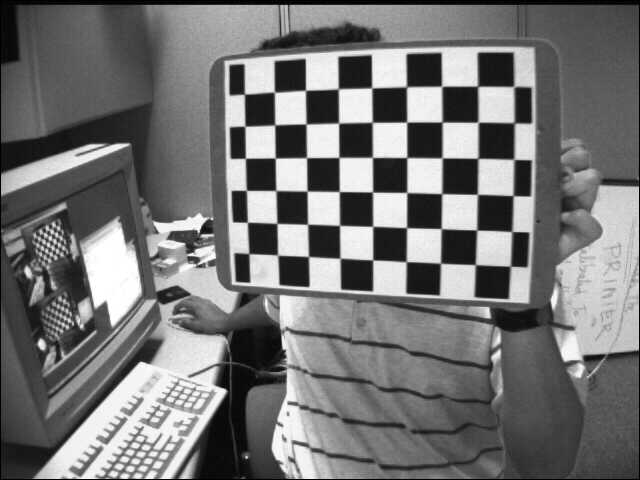
//> input picture Stereo-Vision-Based-Road-Surface-Height-Estimation/stereo_cali_param/stereo_cali_param/stereo_calib/left01.jpg, 640 x 480 px, given in place of v2_left00.png, which was not available
$ ./stereo_calib   (built with g++ and OpenCV 4)
//> lines starting //> are read from the running program, lines starting //| are printed output that depends on the picture; pictures that were not available may be replaced by others from this repository, and a replacement may not be noted
/* This is sample from the OpenCV book. The copyright notice is below */

/* *************** License:**************************
   Oct. 3, 2008
   Right to use this code in any way you want without warranty, support or any guarantee of it working.

   BOOK: It would be nice if you cited it:
   Learning OpenCV: Computer Vision with the OpenCV Library
     by Gary Bradski and Adrian Kaehler
     Published by O'Reilly Media, October 3, 2008

   AVAILABLE AT:
     http://www.amazon.com/Learning-OpenCV-Computer-Vision-Library/dp/0596516134
     Or: http://oreilly.com/catalog/9780596516130/
     ISBN-10: 0596516134 or: ISBN-13: 978-0596516130

   OPENCV WEBSITES:
     Homepage:      http://opencv.org
     Online docs:   http://docs.opencv.org
     Q&A forum:     http://answers.opencv.org
     Issue tracker: http://code.opencv.org
     GitHub:        https://github.com/opencv/opencv/
   ************************************************** */

#include "opencv2/calib3d.hpp"
#include "opencv2/imgcodecs.hpp"
#include "opencv2/highgui.hpp"
#include "opencv2/imgproc.hpp"

#include <vector>
#include <string>
#include <algorithm>
#include <iostream>
#include <iterator>
#include <stdio.h>
#include <stdlib.h>
#include <ctype.h>
#include <fstream>
#include <time.h>


using namespace cv;
using namespace std;

// [14 lines left out: function print_help, not called in this run]


static void StereoCalib(const vector<string>& imagelist, Size boardSize, float squareSize, Mat& rmap_c00, Mat& rmap_c01, Mat& rmap_c10, Mat& rmap_c11, Mat& Q_c,
	                    bool displayCorners = false, bool useCalibrated = true, bool showRectified = true)
{
//> called with boardSize = Size(9, 6), squareSize = 100, displayCorners = false, useCalibrated = true, showRectified = true
    if( imagelist.size() % 2 != 0 )
    {
        cout << "Error: the image list contains odd (non-even) number of elements\n";
		return;
    }

    const int maxScale = 2;

    // ARRAY AND VECTOR STORAGE:
    vector<vector<Point2f> > imagePoints[2];
    vector<vector<Point3f> > objectPoints;
    Size imageSize;

    int i, j, k, nimages = (int)imagelist.size()/2;
	//int shot = 0;

    imagePoints[0].resize(nimages);
    imagePoints[1].resize(nimages);
    vector<string> goodImageList;

    for( i = j = 0; i < nimages; i++ )
    {
        for( k = 0; k < 2; k++ )
        {
            const string& filename = imagelist[i*2+k];
            Mat img = imread("C:/Users/CSK/source/repos/stereo_cali_param/stereo_cali_param/stereo_calib2/1M~3M/" + filename,IMREAD_GRAYSCALE);
//> img is the input picture: 480 rows x 640 cols, CV_8UC1; min 0, max 255, mean 116.6
			//cout << "channels" << img.channels() << endl;
            if(img.empty())
                break;
            if( imageSize == Size() )
                imageSize = img.size();
//> imageSize = Size(640, 480)
            else if( img.size() != imageSize )
            {
                cout << "The image " << filename << " has the size different from the first image size. Skipping the pair\n";
                break;
            }
            bool found = false;
            vector<Point2f>& corners = imagePoints[k][j];
            for( int scale = 1; scale <= maxScale; scale++ )
            {
                Mat timg;
                if( scale == 1 )
                    timg = img;
                else
                    resize(img, timg, Size(), scale, scale, INTER_LINEAR_EXACT);
                found = findChessboardCorners(timg, boardSize, corners,
                    CALIB_CB_ADAPTIVE_THRESH | CALIB_CB_NORMALIZE_IMAGE);
                if( found )
                {
                    if( scale > 1 )
                    {
                        Mat cornersMat(corners);
                        cornersMat *= 1./scale;
                    }
                    break;
                }
            }
//> this loop made 1 pass
//> found on pass 1: true
            if( displayCorners )
            {
                cout << filename << endl;
                Mat cimg, cimg1;
                cvtColor(img, cimg, COLOR_GRAY2BGR);
                drawChessboardCorners(cimg, boardSize, corners, found);
				cimg1 = cimg.clone();
                //double sf = 640./MAX(img.rows, img.cols);
                //resize(cimg, cimg1, Size(), sf, sf, INTER_LINEAR_EXACT);
				imshow("corners", cimg1);

				/*if (shot == 20) {
					stringstream l_name1;
					l_name1 << "corner_left" << i << ".png";
					imwrite(l_name1.str(), cimg1);

				}


				if (shot == 21) {
					stringstream r_name1;
					r_name1 << "corner_right" << i << ".png";
					imwrite(r_name1.str(), cimg1);

				}

				shot++;*/

                char c = (char)waitKey(1000);
                if( c == 27 || c == 'q' || c == 'Q' ) //Allow ESC to quit
                    exit(-1);
            }
            else
                putchar('.');
            if( !found )
                break;


            cornerSubPix(img, corners, Size(15,15), Size(-1,-1),
                         TermCriteria(TermCriteria::COUNT+TermCriteria::EPS,
                                      10000, 1e-5));
//> corners = 54 Points (x, y), first 12: [235.5, 94.69], [274.4, 92.17], [305.5, 90.26], [338.3, 88.81], [371.7, 87.87], [406.5, 86.68], [441.7, 86.23], [477.6, 86.21], [513.8, 86.46], [242, 125.9], [274.7, 124.9], [306.1, 123.9]
        }
        if( k == 2 )
        {
            goodImageList.push_back(imagelist[i*2]);
            goodImageList.push_back(imagelist[i*2+1]);
            j++;
        }
    }
    cout << j << " pairs have been successfully detected.\n";
    nimages = j;
    if( nimages < 2 )
    {
        cout << "Error: too little pairs to run the calibration\n";
		return;
    }

    imagePoints[0].resize(nimages);
    imagePoints[1].resize(nimages);
    objectPoints.resize(nimages);

    for( i = 0; i < nimages; i++ )
    {
        for( j = 0; j < boardSize.height; j++ )
            for( k = 0; k < boardSize.width; k++ )
                objectPoints[i].push_back(Point3f(k*squareSize, j*squareSize, 0));
    }

    cout << "Running stereo calibration ...\n";

	//IF WE DONT HAVE INITIAL CAMERA INTRINSIC AND EXTRINSIC GUESS
   /* Mat cameraMatrix[2], distCoeffs[2];
    cameraMatrix[0] = initCameraMatrix2D(objectPoints,imagePoints[0],imageSize,0);
    cameraMatrix[1] = initCameraMatrix2D(objectPoints,imagePoints[1],imageSize,0);*/

	// FACTORY CALIBRATION DATA 1280X720

	////720
	////left cam origin
	float o_left_cam_fx = 698.7140f;
	float o_left_cam_fy = 698.714f;
	float o_left_cam_cx = 627.074f;
	float o_left_cam_cy = 346.143f;
	float o_left_cam_k1 = -0.171376f;
	float o_left_cam_k2 = 0.0255988f;
	float o_left_cam_p1 = 0.f;
	float o_left_cam_p2 = 0.f;
	float o_left_cam_k3 = 0.f;

	//right cam origin
	float o_right_cam_fx = 699.066f;
	float o_right_cam_fy = 699.066f;
	float o_right_cam_cx = 621.208f;
	float o_right_cam_cy = 361.433f;
	float o_right_cam_k1 = -0.171887f;
	float o_right_cam_k2 = 0.0263327f;
	float o_right_cam_p1 = 0.f;
	float o_right_cam_p2 = 0.f;
	float o_right_cam_k3 = 0.f;

	// R & T origin
	float o_Tx = -120.f;
	float o_Ty = 0.f;
	float o_Tz = 0.f;
	float o_Rx = -0.00419028f;
	float o_CV = 0.0183696f;
	float o_Rz = 0.000714531f;

	////2k
	////left cam origin
	//float o_left_cam_fx = 1399.13f;
	//float o_left_cam_fy = 1399.13f;
	//float o_left_cam_cx = 1086.25f;
	//float o_left_cam_cy = 592.27f;
	//float o_left_cam_k1 = -0.169384f;
	//float o_left_cam_k2 = 0.0264289f;
	//float o_left_cam_p1 = 0.f;
	//float o_left_cam_p2 = 0.f;
	//float o_left_cam_k3 = 0.f;

	////right cam origin
	//float o_right_cam_fx = 1399.03f;
	//float o_right_cam_fy = 1399.03f;
	//float o_right_cam_cx = 1068.54f;
	//float o_right_cam_cy = 626.859f;
	//float o_right_cam_k1 = -0.167001f;
	//float o_right_cam_k2 = 0.0248225f;
	//float o_right_cam_p1 = 0.f;
	//float o_right_cam_p2 = 0.f;
	//float o_right_cam_k3 = 0.f;

	//// R & T origin
	//float o_Tx = -119.965f;
	//float o_Ty = 0.f;
	//float o_Tz = 0.f;
	//float o_Rx = 0.000160316f;
	//float o_CV = 0.0163856f;
	//float o_Rz = 0.000553166f;

	//1080
	////left cam origin
	//float o_left_cam_fx = 1399.13f;
	//float o_left_cam_fy = 1399.13f;
	//float o_left_cam_cx = 942.252f;
	//float o_left_cam_cy = 511.27f;
	//float o_left_cam_k1 = -0.169384f;
	//float o_left_cam_k2 = 0.0264289f;
	//float o_left_cam_p1 = 0.f;
	//float o_left_cam_p2 = 0.f;
	//float o_left_cam_k3 = 0.f;

	////right cam origin
	//float o_right_cam_fx = 1399.03f;
	//float o_right_cam_fy = 1399.03f;
	//float o_right_cam_cx = 924.544f;
	//float o_right_cam_cy = 545.859f;
	//float o_right_cam_k1 = -0.167001f;
	//float o_right_cam_k2 = 0.0248225f;
	//float o_right_cam_p1 = 0.f;
	//float o_right_cam_p2 = 0.f;
	//float o_right_cam_k3 = 0.f;

	//// R & T origin
	//float o_Tx = -119.965f;
	//float o_Ty = 0.f;
	//float o_Tz = 0.f;
	//float o_Rx = 0.000160316f;
	//float o_CV = 0.0163856f;
	//float o_Rz = 0.000553166f;


	Mat cameraMatrix[2], distCoeffs[2];
	cameraMatrix[0] = (cv::Mat_<double>(3, 3) << o_left_cam_fx, 0, o_left_cam_cx, 0, o_left_cam_fy, o_left_cam_cy, 0, 0, 1);
	cameraMatrix[1] = (cv::Mat_<double>(3, 3) << o_right_cam_fx, 0, o_right_cam_cx, 0, o_right_cam_fy, o_right_cam_cy, 0, 0, 1);
	distCoeffs[0] = (cv::Mat_<double>(5, 1) << o_left_cam_k1, o_left_cam_k2, o_left_cam_p1, o_left_cam_p2, o_left_cam_k3);
	distCoeffs[1] = (cv::Mat_<double>(5, 1) << o_right_cam_k1, o_right_cam_k2, o_right_cam_p1, o_right_cam_p2, o_right_cam_k3);

	Mat R, T;
	R = (cv::Mat_<double>(3, 1) << o_Rx, o_CV, o_Rz);
	T = (cv::Mat_<double>(3, 1) << o_Tx, o_Ty, o_Tz);

	Rodrigues(R /*in*/, R /*out*/);

	// save initial intrinsic parameters
	FileStorage fs("ini_intrinsics_720.yml", FileStorage::WRITE);
	if (fs.isOpened())
	{
		fs << "M1" << cameraMatrix[0] << "D1" << distCoeffs[0] <<
			"M2" << cameraMatrix[1] << "D2" << distCoeffs[1]<<"T"<<T<<"R"<<R;
		fs.release();
	}
	else
		cout << "Error: can not save the ini intrinsic parameters\n";

    Mat E, F, P;
	vector<vector<Point>> perview;

    double rms = stereoCalibrate(objectPoints, imagePoints[0], imagePoints[1],
                    cameraMatrix[0], distCoeffs[0],
                    cameraMatrix[1], distCoeffs[1],
                    imageSize, R, T, E, F, P,
		            CALIB_USE_INTRINSIC_GUESS + CALIB_USE_EXTRINSIC_GUESS,
                    TermCriteria(TermCriteria::COUNT+TermCriteria::EPS, 10000, 1e-5) );

	//compute the X Y residual of reprojection error of each chessboard view and each chessboard point

	vector<vector<Point2f>> rp_imagePoints[2];
	vector<vector<Point2f>> rs_imagePoints[2];
	rp_imagePoints[0].resize(nimages);
	rp_imagePoints[1].resize(nimages);
	rs_imagePoints[0].resize(nimages);
	rs_imagePoints[1].resize(nimages);
	Mat Rvec, Tvec;
	double er = 0;
	double n_tol = 0;

	for (i = 0; i < nimages; i++)
	{

		for (k = 0; k < 2; k++) {

			int npt = (int)imagePoints[k][i].size();
			for (j = 0; j < npt; j++) {
				solvePnP(objectPoints[i], imagePoints[k][i], cameraMatrix[k], distCoeffs[k], Rvec, Tvec);
				projectPoints(objectPoints[i], Rvec, Tvec, cameraMatrix[k], distCoeffs[k], rp_imagePoints[k][i]);
				rs_imagePoints[k][i].push_back(Point2f(rp_imagePoints[k][i][j].x - imagePoints[k][i][j].x, rp_imagePoints[k][i][j].y - imagePoints[k][i][j].y));

				double erp = (rs_imagePoints[k][i][j].x*rs_imagePoints[k][i][j].x + rs_imagePoints[k][i][j].y*rs_imagePoints[k][i][j].y);
				er += erp;
				n_tol ++;
			}
		}

	}
	er = sqrt( er / n_tol );

	//store reprojection xy residual points data
	ofstream myfile("reprojection xy residual points 720.txt");
	if (myfile.is_open())
	{
		for (i=0; i< nimages; i++)
		{
			for (k=0; k<2; k++)
			{
				myfile << "IMG" << k << i << "\n";
				int npt = (int)imagePoints[k][i].size();
				for (j = 0; j < npt; j++) {
					if (k == 0) {
						myfile << rs_imagePoints[k][i][j].x << " , " << rs_imagePoints[k][i][j].y << " , " << sqrt(rs_imagePoints[k][i][j].x*rs_imagePoints[k][i][j].x +
							rs_imagePoints[k][i][j].y*rs_imagePoints[k][i][j].y) << " , " << i << "\n";
					}
					if (k == 1) {
						myfile << rs_imagePoints[k][i][j].x << " , " << rs_imagePoints[k][i][j].y << " , " << sqrt(rs_imagePoints[k][i][j].x*rs_imagePoints[k][i][j].x +
							rs_imagePoints[k][i][j].y*rs_imagePoints[k][i][j].y) << " , " << i << "\n";
					}
				}
			}
		}
		myfile.close();
	}
	else
		cout << "Error: can not save the data\n";

	//SAVE EACH IMAGE'S REPROJECTION ERROR
	ofstream myfile1("720 perview reprojection error.txt");
	if (myfile1.is_open())
	{
		for (i = 0; i < nimages; i++)
		{
			for (k = 0; k < 2; k++)
			{
				myfile1 << "IMG " << k << i << " error " << P.at<double>(i, k) << "\n";
			}
		}
		myfile1.close();
	}
	else
		cout << "Error: can not save the data\n";

    cout << "done with RMS error=" << rms << " computed RMS error=" << er << endl;

// CALIBRATION QUALITY CHECK
// because the output fundamental matrix implicitly
// includes all the output information,
// we can check the quality of calibration using the
// epipolar geometry constraint: m2^t*F*m1=0
    double err = 0;
    int npoints = 0;
    vector<Vec3f> lines[2];
    for( i = 0; i < nimages; i++ )
    {
        int npt = (int)imagePoints[0][i].size();
        Mat imgpt[2];
        for( k = 0; k < 2; k++ )
        {
            imgpt[k] = Mat(imagePoints[k][i]);
            undistortPoints(imgpt[k], imgpt[k], cameraMatrix[k], distCoeffs[k], Mat(), cameraMatrix[k]);
            computeCorrespondEpilines(imgpt[k], k+1, F, lines[k]);
        }


        for( j = 0; j < npt; j++ )
        {
            double errij = fabs(imagePoints[0][i][j].x*lines[1][j][0] +
                                imagePoints[0][i][j].y*lines[1][j][1] + lines[1][j][2]) +
                           fabs(imagePoints[1][i][j].x*lines[0][j][0] +
                                imagePoints[1][i][j].y*lines[0][j][1] + lines[0][j][2]);


            err += errij;
        }
        npoints += npt;

		if (i == 10) {

			Mat leftepi = imread("C:/Users/CSK/source/repos/stereo_cali_param/stereo_cali_param/v2_left30.png", IMREAD_GRAYSCALE);
			Mat rightepi = imread("C:/Users/CSK/source/repos/stereo_cali_param/stereo_cali_param/v2_right30.png", IMREAD_GRAYSCALE);
			//Mat undisleftepi, undisrightepi;
			//undistort(leftepi, undisleftepi, cameraMatrix[0], distCoeffs[0]);
			//undistort(rightepi, undisrightepi, cameraMatrix[1], distCoeffs[1]);

			for (int a = 0; a < npt; a++)
			{

				line(rightepi, Point2f(0, -lines[0][a][2] / lines[0][a][1]), Point2f((float)rightepi.cols, -(lines[0][a][2] + lines[0][a][0] * (float)rightepi.cols)) / lines[0][a][1], Scalar(0, 0, 255), 1, 8);
				line(leftepi, Point2f(0, -lines[1][a][2] / lines[1][a][1]), Point2f((float)leftepi.cols, -(lines[1][a][2] + lines[1][a][0] * (float)leftepi.cols)) / lines[1][a][1], Scalar(0, 0, 255), 1, 8);

			}
			imshow("leftepi", leftepi);
			imshow("rightepi", rightepi);

		}


    }
    cout << "average epipolar err = " <<  err/npoints << endl;

    // save intrinsic parameters
    fs.open("intrinsics720.yml", FileStorage::WRITE);
    if( fs.isOpened() )
    {
        fs << "M1" << cameraMatrix[0] << "D1" << distCoeffs[0] <<
            "M2" << cameraMatrix[1] << "D2" << distCoeffs[1]<< "rms error" << rms << "avg epipolar err" << err/npoints << "perview error" << P << "image resolution" << imageSize << "F" << F;
        fs.release();
    }
    else
        cout << "Error: can not save the intrinsic parameters\n";

    Mat R1, R2, P1, P2, Q;
    Rect validRoi[2];

    stereoRectify(cameraMatrix[0], distCoeffs[0],
                  cameraMatrix[1], distCoeffs[1],
                  imageSize, R, T, R1, R2, P1, P2, Q,
                  CALIB_ZERO_DISPARITY, 1, imageSize, &validRoi[0], &validRoi[1]);

	cout << "validRoi\n\n"<<validRoi[0]<<"\n"<<validRoi[1];

	Mat RT;
	Rodrigues(R /*in*/, RT /*out*/);

	// save extrinsic parameters
    fs.open("extrinsics720.yml", FileStorage::WRITE);
    if( fs.isOpened() )
    {
        fs << "R" << R << "T" << T << "R1" << R1 << "R2" << R2 << "P1" << P1 << "P2" << P2 << "Q" << Q<< "RT" << RT << "validRoi left" << validRoi[0] << "validRoi right" << validRoi[1];
        fs.release();
    }
    else
        cout << "Error: can not save the extrinsic parameters\n";

    // OpenCV can handle left-right
    // or up-down camera arrangements
    //bool isVerticalStereo = fabs(P2.at<double>(1, 3)) > fabs(P2.at<double>(0, 3));
	bool isVerticalStereo = false;

// COMPUTE AND DISPLAY RECTIFICATION
    if( !showRectified )
		cout << "showRectified = false\n";;

    Mat rmap[2][2];

// IF BY CALIBRATED (BOUGUET'S METHOD)
    if( useCalibrated )
    {
        // we already computed everything
    }
// OR ELSE HARTLEY'S METHOD
    else
 // use intrinsic parameters of each camera, but
 // compute the rectification transformation directly
 // from the fundamental matrix
    {
        vector<Point2f> allimgpt[2];
        for( k = 0; k < 2; k++ )
        {
            for( i = 0; i < nimages; i++ )
                std::copy(imagePoints[k][i].begin(), imagePoints[k][i].end(), back_inserter(allimgpt[k]));
        }
        F = findFundamentalMat(Mat(allimgpt[0]), Mat(allimgpt[1]), FM_8POINT, 0, 0);
        Mat H1, H2;
        stereoRectifyUncalibrated(Mat(allimgpt[0]), Mat(allimgpt[1]), F, imageSize, H1, H2, 3);

        R1 = cameraMatrix[0].inv()*H1*cameraMatrix[0];
        R2 = cameraMatrix[1].inv()*H2*cameraMatrix[1];
        P1 = cameraMatrix[0];
        P2 = cameraMatrix[1];
    }

    //Precompute maps for cv::remap()
    initUndistortRectifyMap(cameraMatrix[0], distCoeffs[0], R1, P1, imageSize, CV_32FC1, rmap[0][0], rmap[0][1]);
    initUndistortRectifyMap(cameraMatrix[1], distCoeffs[1], R2, P2, imageSize, CV_32FC1, rmap[1][0], rmap[1][1]);

	//Mat rmap_c00, rmap_c10, rmap_c01, rmap_c11;
	rmap_c00 = rmap[0][0].clone();
	rmap_c01 = rmap[0][1].clone();
	rmap_c10 = rmap[1][0].clone();
	rmap_c11 = rmap[1][1].clone();
	Q_c = Q.clone();

	Mat canvas;
	if (!isVerticalStereo)
	{
		canvas.create(imageSize.height, imageSize.width * 2, CV_8UC3);
	}
	else
	{
	}

	for (i = 0; i < nimages; i++)
	{
		for (k = 0; k < 2; k++)
		{
			Mat img = imread("C:/Users/CSK/source/repos/stereo_cali_param/stereo_cali_param/stereo_calib2/1M~3M/" + goodImageList[i * 2 + k], 0), rimg, cimg;
			remap(img, rimg, rmap[k][0], rmap[k][1], INTER_LINEAR);
			//imshow("r", rimg);
			cvtColor(rimg, cimg, COLOR_GRAY2BGR,3);

			//save rectified image

			/*if (k == 0 && i == 10 ) {
				stringstream l_name;
				l_name << "rectified_left" << i << ".png";
				cimg = cimg(cv::Rect(57, 82, 1148, 550));
				imwrite(l_name.str(), cimg);
			}

			if (k == 1 && i == 10 ) {
				stringstream r_name;
				r_name << "rectified_right" << i << ".png";
				cimg = cimg(cv::Rect(57, 82, 1148, 550));
				imwrite(r_name.str(), cimg);
			}*/

			Mat canvasPart = canvas(Rect(imageSize.width*k, 0, imageSize.width, imageSize.height));
			resize(cimg, canvasPart, canvasPart.size(), 0, 0, INTER_AREA);
			//imshow("raw", img);
			if (useCalibrated)
			{
				Rect vroi(cvRound(validRoi[k].x), cvRound(validRoi[k].y),
					cvRound(validRoi[k].width), cvRound(validRoi[k].height));
				rectangle(canvasPart, vroi, Scalar(255, 0, 0), 3, 8);
			}
		}

		if (!isVerticalStereo)
			for (j = 0; j < canvas.rows; j += 16)
				line(canvas, Point(0, j), Point(canvas.cols, j), Scalar(0, 0, 255), 1, 8);
		else
			for (j = 0; j < canvas.cols; j += 16)
				line(canvas, Point(j, 0), Point(j, canvas.rows), Scalar(0, 255, 0), 1, 8);

		imshow("rectified", canvas);
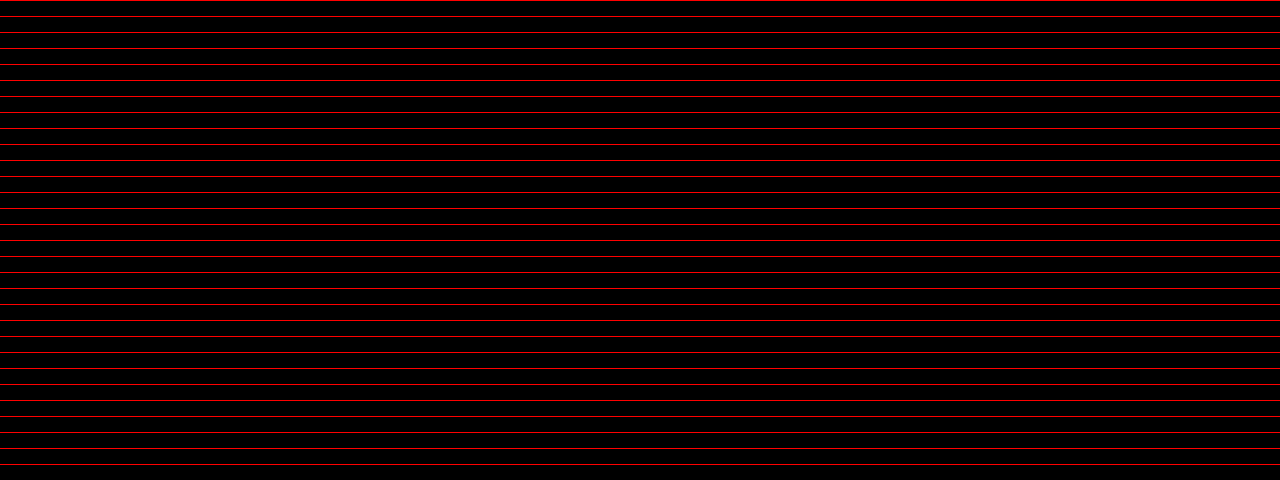
//> window 'rectified': 480 rows x 1280 cols, CV_8UC3; mean B, G, R 0, 0, 15.9
		/*if (i == 10 || i == 21 || i == 44) {
			stringstream l_name;
			l_name << "rectified_leftright" << i << ".png";
			imwrite(l_name.str(), canvas);
		}*/
		imwrite("rectified-pair 2k.png", canvas);
		char c = (char)waitKey(500);
		if (c == 27 || c == 'q' || c == 'Q')
			break;
	}
}


static bool readStringList( const string& filename, vector<string>& l )
{
    l.resize(0);
    FileStorage fs(filename, FileStorage::READ);
    if( !fs.isOpened() )
        return false;
    FileNode n = fs.getFirstTopLevelNode();
    if( n.type() != FileNode::SEQ )
        return false;
    FileNodeIterator it = n.begin(), it_end = n.end();
    for( ; it != it_end; ++it )
        l.push_back((string)*it);
    return true;
}

int main(int argc, char** argv)
{
    Size boardSize;
    string imagelistfn;
    bool showRectified;
   // cv::CommandLineParser parser(argc, argv, "{w|9|}{h|6|}{s|1.0|}{nr||}{help||}{@input|../data/stereo_calib.xml|}");
    //if (parser.has("help"))
        //return print_help();
    //showRectified = !parser.has("nr");
	showRectified = true;
	imagelistfn = "C:/Users/CSK/source/repos/stereo_cali_param/stereo_cali_param/stereo_calib2/stereo_calib2.xml";
	boardSize.width = 9;
	boardSize.height = 6;
	float squareSize = 100.0;
    //imagelistfn = parser.get<string>("@input");
    //boardSize.width = parser.get<int>("w");
    //boardSize.height = parser.get<int>("h");
    //float squareSize = parser.get<float>("s");
    /*if (!parser.check())
    {
        parser.printErrors();
        return 1;
    }*/
    vector<string> imagelist;
    bool ok = readStringList(imagelistfn, imagelist);
    if(!ok || imagelist.empty())
    {
        cout << "can not open " << imagelistfn << " or the string list is empty" << endl;
        return print_help();
    }

	Mat rmap00, rmap01, rmap10, rmap11, Q;

    StereoCalib(imagelist, boardSize, squareSize, rmap00, rmap01, rmap10, rmap11, Q, false, true, showRectified);


	// calibrate and rectify the camera and capture
	//video resolution [2k:15fps 1080p:30fps 720p:60fps wvga:100fps]
	cv::Size2i image_size = cv::Size2i(2208, 1242);

	//open the camera
	VideoCapture cap(1);
	if (!cap.isOpened())
		return -1;
	cap.grab();

	// Set the video resolution (2*Width * Height)
	cap.set(CV_CAP_PROP_FRAME_WIDTH, image_size.width * 2);
	cap.set(CV_CAP_PROP_FRAME_HEIGHT, image_size.height);
	cap.grab();

	Mat frame, left_raw, right_raw, left_rectified, right_rectified, left_cropped, right_cropped;

	char capture = 'r';

	cout << "Image resolution:" << image_size << endl;

	//capture image
	cout << "Press 'c' to capture ..." << endl;

	int Icount = 0;

	//timer
	/*time_t start, end;
	double elapsed;
	start = time(NULL);
	int frame_count = 0;*/

	while (capture != 'q') {

		//timer
		/*end = time(NULL);
		elapsed = difftime(end, start);
		frame_count += 1;
		cout << "fps = " << (double)frame_count/elapsed << endl;*/


		// Get a new frame from camera
		cap >> frame;
		// Extract left and right images from side-by-side
		left_raw = frame(cv::Rect(0, 0, frame.cols / 2, frame.rows));
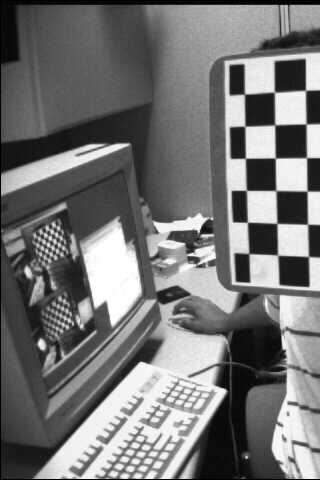
//> left_raw: 480 rows x 320 cols, CV_8UC3; min 0, max 255, mean 117
		right_raw = frame(cv::Rect(frame.cols / 2, 0, frame.cols / 2, frame.rows));
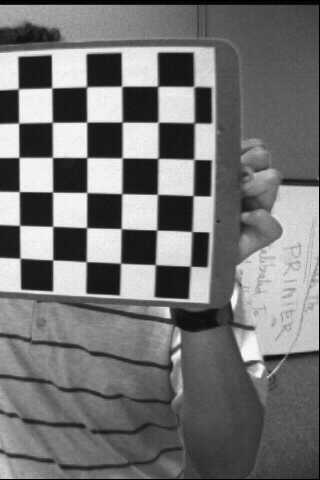
//> right_raw: 480 rows x 320 cols, CV_8UC3; min 0, max 255, mean 116.1

		remap(left_raw, left_rectified, rmap00, rmap01, INTER_LINEAR);
//> left_rectified: 480 rows x 640 cols, CV_8UC3; every value is 0
		remap(right_raw, right_rectified, rmap10, rmap11, INTER_LINEAR);

		left_cropped = left_rectified.clone();
		right_cropped = right_rectified.clone();

//> (the run ends here: the program stops with an error, at `left_cropped = left_cropped(cv::Rect(57, 82, 1148, 550));`)
